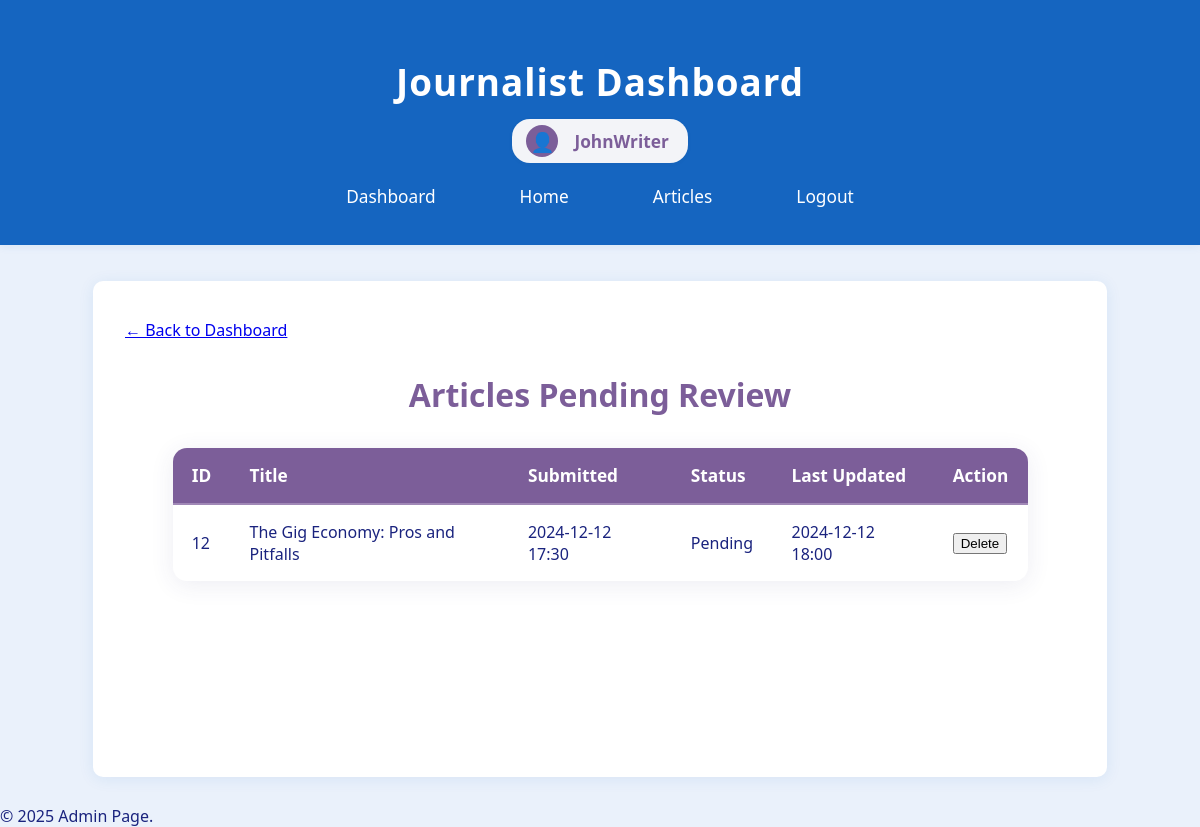
The app's page /public/admin/pendingArticles (signed in) with its own data.
### tables this page shows
CREATE TABLE `articles` (
  `id` int(11) NOT NULL,
  `title` varchar(255) NOT NULL,
  `content` text NOT NULL,
  `author_id` int(11) DEFAULT NULL,
  `is_published` tinyint(1) DEFAULT 0,
  `allow_comments` tinyint(1) DEFAULT 1,
  `created_at` timestamp NOT NULL DEFAULT current_timestamp(),
  `updated_at` timestamp NOT NULL DEFAULT current_timestamp() ON UPDATE current_timestamp(),
  `image_data` longblob DEFAULT NULL,
  `status` enum('draft','pending','published') NOT NULL DEFAULT 'pending'
);

### app/helpers.php (called while the page is built, shortened)
<?php
function render($view, $data = [], $layout = 'layout') {
    extract($data);
    require views_path($view . '.php');
}
function base_url($path = '') {
    if(defined('BASE_URL')) {
        return BASE_URL . ltrim($path, '/');
    }
    $protocol =
    (!empty($_SERVER['HTTPS']) && $_SERVER['HTTPS'] !== 'off') ||
    $_SERVER['SERVER_PORT'] === 443 ? "https://" : "http://";
    $host = $_SERVER['HTTP_HOST'];
    $base = rtrim(dirname($_SERVER['SCRIPT_NAME']), '/');
    return $protocol . $host . $base . '/' . ltrim($path, '/');
}
function base_path($path = '') {
    return realpath(__DIR__ . '/../' . '/' . ltrim($path, '/'));
}
function views_path($path = '') {
    return base_path('app/views/' . ltrim($path, '/'));
}

### app/controllers/AdminController.php (called while the page is built, shortened)
<?php
require_once __DIR__ . '/../../config/database.php';
require_once __DIR__ . '/../models/Article.php';
class AdminController {
    public function pendingArticles() {
        $userId = $_SESSION['user']['id'];
        $articleModel = new Article();
        $pending_articles = $articleModel->getPendingArticlesByAuthor($userId);
        render('admin/pendingArticles', ['pending_articles' => $pending_articles], layout: 'admin/layout');
    }
}
?>

### app/models/Article.php (called while the page is built, shortened)
<?php
require_once __DIR__ . '/../../config/database.php';
class Article {
    private $db;
    public function __construct() {
        $database = new Database();
        $this->db = $database->connect();
    }
    public function getPendingArticlesByAuthor($author_id) {
        $sql = "SELECT * FROM articles WHERE author_id = ? AND status = 'pending' ORDER BY created_at DESC";
        $stmt = $this->db->prepare($sql);
        $stmt->execute([$author_id]);
        return $stmt->fetchAll(PDO::FETCH_ASSOC);
    }
}
?>

### config/database.php (called while the page is built, shortened)
<?php
class Database {
    private $host = 'localhost';
    private $db_name = 'austro_asian_times';
    private $username = 'root';
    private $password = '';
    public function connect() {
        $this->conn = null;
        try {
            $dsn = "mysql:host=" . $this->host . ";dbname=" . $this->db_name . ";charset=utf8mb4";
            $this->conn = new PDO($dsn, $this->username, $this->password);
            $this->conn->setAttribute(PDO::ATTR_ERRMODE, PDO::ERRMODE_EXCEPTION);
        } catch (PDOException $e) {
            die("Connection failed: " . $e->getMessage());
        }
        return $this->conn;
    }
}

### app/views/admin/pendingArticles.php (the view, shortened to what this page needs)
<div>
    <a href="<?php echo base_url('admin/dashboard') ?>" class="back-to-dashboard">
        ← Back to Dashboard
    </a>
</div>
<div class="container-fluid mt-4">
    <div class="row mb-4">
        <div class="col">
            <h2>Articles Pending Review</h2>
        </div>
    </div>
    <div class="card">
        <div class="card-body">
            <div class="table-responsive">
                <table class="table table-hover">
                    <thead>
                        <tr>
                            <th>ID</th>
                            <th>Title</th>
                            <th>Submitted</th>
                            <th>Status</th>
                            <th>Last Updated</th>
                            <th>Action</th>
                        </tr>
                    </thead>
                    <tbody>
                        <?php if (empty($pending_articles)): ?>
                            <tr>
                                <td colspan="6" class="text-center">No articles pending review</td>
                            </tr>
                        <?php else: ?>
                            <?php foreach ($pending_articles as $article): ?>
                                <tr>
                                    <td><?= $article['id'] ?></td>
                                    <td><?= htmlspecialchars($article['title']) ?></td>
                                    <td><?= date('Y-m-d H:i', strtotime($article['created_at'])) ?></td>
                                    <td><span class="badge bg-warning">Pending</span></td>
                                    <td><?= date('Y-m-d H:i', strtotime($article['updated_at'])) ?></td>
                                    <td>
                                        <?php if (
                                            ($_SESSION['user']['role_id'] == 1 && $_SESSION['user']['id'] == $article['author_id'])
                                            || in_array($_SESSION['user']['role_id'], [2, 10])
                                        ): ?>
                                        <form action="/PHP_MVC/public/admin/deleteArticles" method="post" style="display:inline;" onsubmit="return confirm('Delete this article?');">
                                            <button type="submit" class="btn btn-sm btn-danger">Delete</button>
                                        </form>
                                        <?php endif; ?>
                                    </td>
                                </tr>
                            <?php endforeach; ?>
                        <?php endif; ?>
                    </tbody>
                </table>
            </div>
        </div>
    </div>
</div>

### public/css/admin.css (style rules this page uses)
body { font-family: 'Segoe UI', Arial, sans-serif; background: #eaf1fb; color: #1a237e; margin: 0; padding: 0; }
h2 { text-align: center; margin-top: 2rem; color: #7c5e99; font-size: 2rem; font-weight: 700; }
table { width: 90%; margin: 2rem auto; border-collapse: collapse; background: #fff; border-radius: 14px; box-shadow: 0 4px 24px rgba(60, 60, 120, 0.09); overflow: hidden; }
th, td { padding: 1rem 1.2rem; text-align: left; }
th { background: #7c5e99; color: #fff; font-size: 1.08rem; font-weight: 600; border-bottom: 2px solid #a088b6; }
td { border-bottom: 1px solid #e0d7ee; font-size: 1rem; }
tr:last-child td { border-bottom: none; }

### records on screen
articles: id "12", title "The Gig Economy: Pros and Pitfalls", created_at "2024-12-12 17:30", updated_at "2024-12-12 18:00"

### other values on screen
$roleName "Journalist Dashboard"
$username "JohnWriter"
